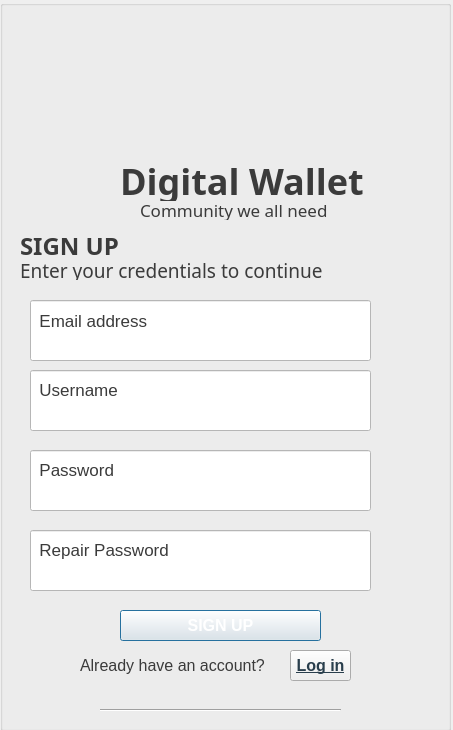
<?xml version="1.0" encoding="UTF-8"?>
<ui version="4.0">
 <class>Dangki1</class>
 <widget class="QDialog" name="Dangki1">
  <property name="geometry">
   <rect>
    <x>0</x>
    <y>0</y>
    <width>453</width>
    <height>730</height>
   </rect>
  </property>
  <property name="font">
   <font>
    <family>.AppleSystemUIFont</family>
   </font>
  </property>
  <property name="windowTitle">
   <string>Dialog</string>
  </property>
  <widget class="QGroupBox" name="groupBox">
   <property name="geometry">
    <rect>
     <x>0</x>
     <y>0</y>
     <width>451</width>
     <height>731</height>
    </rect>
   </property>
   <property name="styleSheet">
    <string notr="true">background-image: url(:/backgroup/picture/bg9.png);</string>
   </property>
   <property name="title">
    <string/>
   </property>
   <property name="flat">
    <bool>false</bool>
   </property>
   <widget class="QLabel" name="label">
    <property name="geometry">
     <rect>
      <x>120</x>
      <y>160</y>
      <width>271</width>
      <height>41</height>
     </rect>
    </property>
    <property name="font">
     <font>
      <family>Tw Cen MT</family>
      <pointsize>27</pointsize>
      <italic>false</italic>
      <bold>true</bold>
     </font>
    </property>
    <property name="styleSheet">
     <string notr="true">color: rgb(59, 59, 59);</string>
    </property>
    <property name="text">
     <string>Digital Wallet</string>
    </property>
   </widget>
   <widget class="QLabel" name="label_2">
    <property name="enabled">
     <bool>false</bool>
    </property>
    <property name="geometry">
     <rect>
      <x>140</x>
      <y>200</y>
      <width>211</width>
      <height>20</height>
     </rect>
    </property>
    <property name="font">
     <font>
      <family>Tw Cen MT</family>
      <pointsize>13</pointsize>
      <kerning>true</kerning>
     </font>
    </property>
    <property name="styleSheet">
     <string notr="true">color: rgb(59, 59, 59);</string>
    </property>
    <property name="text">
     <string>Community we all need</string>
    </property>
   </widget>
   <widget class="QLabel" name="label_3">
    <property name="geometry">
     <rect>
      <x>20</x>
      <y>230</y>
      <width>111</width>
      <height>31</height>
     </rect>
    </property>
    <property name="font">
     <font>
      <family>Tw Cen MT</family>
      <pointsize>18</pointsize>
      <bold>true</bold>
     </font>
    </property>
    <property name="styleSheet">
     <string notr="true">color: rgb(59, 59, 59);</string>
    </property>
    <property name="text">
     <string>SIGN UP</string>
    </property>
   </widget>
   <widget class="QLabel" name="label_4">
    <property name="enabled">
     <bool>false</bool>
    </property>
    <property name="geometry">
     <rect>
      <x>20</x>
      <y>260</y>
      <width>321</width>
      <height>20</height>
     </rect>
    </property>
    <property name="font">
     <font>
      <family>Tw Cen MT</family>
      <pointsize>14</pointsize>
     </font>
    </property>
    <property name="styleSheet">
     <string notr="true">color: rgb(59, 59, 59);</string>
    </property>
    <property name="text">
     <string>Enter your credentials to continue </string>
    </property>
   </widget>
   <widget class="QLineEdit" name="lineEdit">
    <property name="geometry">
     <rect>
      <x>30</x>
      <y>300</y>
      <width>341</width>
      <height>61</height>
     </rect>
    </property>
    <property name="autoFillBackground">
     <bool>false</bool>
    </property>
    <property name="styleSheet">
     <string notr="true">background-color: rgb(255, 255, 255);
color: rgb(0, 0, 0);
border-image: url(:/nenchu1/picture/y-nghia-mau-trang-1.jpg);
background-image: url(:/nenchu1/picture/y-nghia-mau-trang-1.jpg);
border-color: rgb(255, 255, 255);
font: 15pt &quot;Segoe UI&quot;;</string>
    </property>
   </widget>
   <widget class="QLineEdit" name="lineEdit_2">
    <property name="geometry">
     <rect>
      <x>30</x>
      <y>370</y>
      <width>341</width>
      <height>61</height>
     </rect>
    </property>
    <property name="autoFillBackground">
     <bool>false</bool>
    </property>
    <property name="styleSheet">
     <string notr="true">background-color: rgb(255, 255, 255);
color: rgb(0, 0, 0);
border-image: url(:/nenchu1/picture/y-nghia-mau-trang-1.jpg);
background-image: url(:/nenchu1/picture/y-nghia-mau-trang-1.jpg);
border-color: rgb(255, 255, 255);
font: 15pt &quot;Segoe UI&quot;;</string>
    </property>
   </widget>
   <widget class="QLineEdit" name="lineEdit_3">
    <property name="geometry">
     <rect>
      <x>30</x>
      <y>450</y>
      <width>341</width>
      <height>61</height>
     </rect>
    </property>
    <property name="autoFillBackground">
     <bool>false</bool>
    </property>
    <property name="styleSheet">
     <string notr="true">background-color: rgb(255, 255, 255);
color: rgb(0, 0, 0);
border-image: url(:/nenchu1/picture/y-nghia-mau-trang-1.jpg);
background-image: url(:/nenchu1/picture/y-nghia-mau-trang-1.jpg);
border-color: rgb(255, 255, 255);
font: 15pt &quot;Segoe UI&quot;;</string>
    </property>
    <property name="echoMode">
     <enum>QLineEdit::EchoMode::Password</enum>
    </property>
   </widget>
   <widget class="QLineEdit" name="lineEdit_4">
    <property name="geometry">
     <rect>
      <x>30</x>
      <y>530</y>
      <width>341</width>
      <height>61</height>
     </rect>
    </property>
    <property name="autoFillBackground">
     <bool>false</bool>
    </property>
    <property name="styleSheet">
     <string notr="true">background-color: rgb(255, 255, 255);
color: rgb(0, 0, 0);
border-image: url(:/nenchu1/picture/y-nghia-mau-trang-1.jpg);
background-image: url(:/nenchu1/picture/y-nghia-mau-trang-1.jpg);
border-color: rgb(255, 255, 255);
font: 15pt &quot;Segoe UI&quot;;</string>
    </property>
    <property name="echoMode">
     <enum>QLineEdit::EchoMode::Password</enum>
    </property>
   </widget>
   <widget class="QLabel" name="label_5">
    <property name="enabled">
     <bool>true</bool>
    </property>
    <property name="geometry">
     <rect>
      <x>30</x>
      <y>310</y>
      <width>341</width>
      <height>21</height>
     </rect>
    </property>
    <property name="font">
     <font>
      <pointsize>13</pointsize>
      <bold>false</bold>
     </font>
    </property>
    <property name="styleSheet">
     <string notr="true">color: rgb(59, 59, 59);
border-left-color: rgb(255, 255, 255);
border-right-color: rgb(255, 255, 255);
border-color: rgb(255, 255, 255);
border-image: url(:/nenchu1/picture/y-nghia-mau-trang-1.jpg);
background-image: url(:/nenchu1/picture/y-nghia-mau-trang-1.jpg);</string>
    </property>
    <property name="text">
     <string>  Email address</string>
    </property>
   </widget>
   <widget class="QLabel" name="label_6">
    <property name="enabled">
     <bool>true</bool>
    </property>
    <property name="geometry">
     <rect>
      <x>30</x>
      <y>380</y>
      <width>341</width>
      <height>20</height>
     </rect>
    </property>
    <property name="font">
     <font>
      <pointsize>13</pointsize>
     </font>
    </property>
    <property name="styleSheet">
     <string notr="true">color: rgb(59, 59, 59);
border-image: url(:/nenchu1/picture/y-nghia-mau-trang-1.jpg);
background-image: url(:/nenchu1/picture/y-nghia-mau-trang-1.jpg);</string>
    </property>
    <property name="text">
     <string>  Username</string>
    </property>
   </widget>
   <widget class="QLabel" name="label_7">
    <property name="enabled">
     <bool>true</bool>
    </property>
    <property name="geometry">
     <rect>
      <x>30</x>
      <y>460</y>
      <width>341</width>
      <height>20</height>
     </rect>
    </property>
    <property name="font">
     <font>
      <pointsize>13</pointsize>
     </font>
    </property>
    <property name="styleSheet">
     <string notr="true">color: rgb(59, 59, 59);
border-image: url(:/nenchu1/picture/y-nghia-mau-trang-1.jpg);
background-image: url(:/nenchu1/picture/y-nghia-mau-trang-1.jpg);</string>
    </property>
    <property name="text">
     <string>  Password</string>
    </property>
   </widget>
   <widget class="QLabel" name="label_8">
    <property name="enabled">
     <bool>true</bool>
    </property>
    <property name="geometry">
     <rect>
      <x>30</x>
      <y>540</y>
      <width>341</width>
      <height>20</height>
     </rect>
    </property>
    <property name="font">
     <font>
      <pointsize>13</pointsize>
     </font>
    </property>
    <property name="styleSheet">
     <string notr="true">color: rgb(59, 59, 59);
border-image: url(:/nenchu1/picture/y-nghia-mau-trang-1.jpg);
background-image: url(:/nenchu1/picture/y-nghia-mau-trang-1.jpg);</string>
    </property>
    <property name="text">
     <string>  Repair Password</string>
    </property>
   </widget>
   <widget class="QPushButton" name="pushButton">
    <property name="geometry">
     <rect>
      <x>120</x>
      <y>610</y>
      <width>201</width>
      <height>31</height>
     </rect>
    </property>
    <property name="font">
     <font>
      <pointsize>12</pointsize>
      <bold>true</bold>
      <kerning>true</kerning>
     </font>
    </property>
    <property name="autoFillBackground">
     <bool>false</bool>
    </property>
    <property name="styleSheet">
     <string notr="true">background-image: url(:/nenchu1/picture/Dark_Purple.webp);
border-image: url(:/nenchu1/picture/Dark_Purple.webp);
color: rgb(255, 255, 255);
</string>
    </property>
    <property name="text">
     <string>SIGN UP</string>
    </property>
   </widget>
   <widget class="Line" name="line">
    <property name="geometry">
     <rect>
      <x>100</x>
      <y>700</y>
      <width>241</width>
      <height>20</height>
     </rect>
    </property>
    <property name="orientation">
     <enum>Qt::Orientation::Horizontal</enum>
    </property>
   </widget>
   <widget class="QLabel" name="label_9">
    <property name="geometry">
     <rect>
      <x>80</x>
      <y>650</y>
      <width>231</width>
      <height>31</height>
     </rect>
    </property>
    <property name="font">
     <font>
      <pointsize>12</pointsize>
     </font>
    </property>
    <property name="styleSheet">
     <string notr="true">color: rgb(59, 59, 59);</string>
    </property>
    <property name="text">
     <string>Already have an account?</string>
    </property>
   </widget>
   <widget class="QPushButton" name="pushButton_2">
    <property name="geometry">
     <rect>
      <x>290</x>
      <y>650</y>
      <width>61</width>
      <height>31</height>
     </rect>
    </property>
    <property name="font">
     <font>
      <pointsize>12</pointsize>
      <italic>false</italic>
      <bold>true</bold>
      <underline>true</underline>
      <strikeout>false</strikeout>
     </font>
    </property>
    <property name="styleSheet">
     <string notr="true">background-image: url(:/backgroup/picture/bg9.png);
border-image: url(:/backgroup/picture/bg9.png);
color: rgb(41, 62, 76);</string>
    </property>
    <property name="text">
     <string>Log in</string>
    </property>
   </widget>
   <widget class="QLabel" name="label_pic">
    <property name="geometry">
     <rect>
      <x>150</x>
      <y>20</y>
      <width>171</width>
      <height>141</height>
     </rect>
    </property>
    <property name="text">
     <string/>
    </property>
   </widget>
   <zorder>lineEdit</zorder>
   <zorder>label</zorder>
   <zorder>label_2</zorder>
   <zorder>label_3</zorder>
   <zorder>label_4</zorder>
   <zorder>lineEdit_2</zorder>
   <zorder>lineEdit_3</zorder>
   <zorder>lineEdit_4</zorder>
   <zorder>label_5</zorder>
   <zorder>label_6</zorder>
   <zorder>label_7</zorder>
   <zorder>label_8</zorder>
   <zorder>line</zorder>
   <zorder>label_9</zorder>
   <zorder>label_pic</zorder>
   <zorder>pushButton_2</zorder>
   <zorder>pushButton</zorder>
  </widget>
 </widget>
 <resources/>
 <connections/>
</ui>
